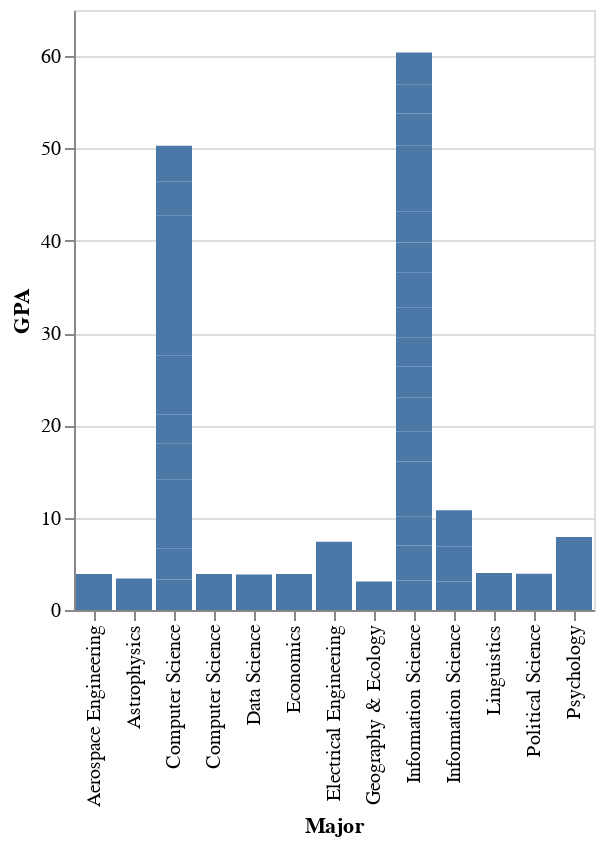

Write notebook code for a chart like this one.
### Code cell
alt.Chart(data).mark_bar().encode(x="Major",y="GPA")

### Figure 1 — Vega-Lite specification as saved in the notebook (floating-point values rounded to 4 significant figures)
{"config": {"view": {"continuousWidth": 400, "continuousHeight": 300}}, "data": {"name": "data-1c7d6a81c1d15de212d7c2874e9c0fd4"}, "mark": "bar", "encoding": {"x": {"field": "Major", "type": "nominal"}, "y": {"field": "GPA", "type": "quantitative"}}, "$schema": "https://vega.github.io/schema/vega-lite/v4.17.0.json", "datasets": {"data-1c7d6a81c1d15de212d7c2874e9c0fd4": [{"Major": "Psychology", "Year": 3, "Homestate": "CA", "GPA": 3.9, "Pets": 0, "Sleep (normal night)": 7.0, "Color": "blue", "Miles away from campus": 0.1, "Plan year after graduation": "Masters in Psychology"}, {"Major": "Information Science", "Year": 5, "Homestate": "WY", "GPA": 3.2, "Pets": 2, "Sleep (normal night)": 7.0, "Color": "indigo", "Miles away from campus": 2.1, "Plan year after graduation": "Industry"}, {"Major": "Information Science", "Year": 3, "Homestate": "CO", "GPA": 3.8, "Pets": 1, "Sleep (normal night)": 6.0, "Color": "blue", "Miles away from campus": 14.0, "Plan year after graduation": "UX design"}, {"Major": "Information Science", "Year": 3, "Homestate": "GA", "GPA": 3.1, "Pets": 1, "Sleep (normal night)": 5.0, "Color": "teal", "Miles away from campus": 1.0, "Plan year after graduation": "Data Science work in the games industry"}, {"Major": "Computer Science", "Year": 2, "Homestate": "CO", "GPA": 3.3, "Pets": 5, "Sleep (normal night)": 4.0, "Color": "green", "Miles away from campus": 0.1, "Plan year after graduation": "Accessible Technology"}, {"Major": "Computer Science", "Year": 4, "Homestate": "TX", "GPA": 3.4, "Pets": 0, "Sleep (normal night)": 9.0, "Color": "orange", "Miles away from campus": 1.0, "Plan year after graduation": "Work"}, {"Major": "Computer Science", "Year": 3, "Homestate": "AZ", "GPA": 3.8, "Pets": 1, "Sleep (normal night)": 8.0, "Color": "blue", "Miles away from campus": 1.0, "Plan year after graduation": "Work"}, {"Major": "Geography & Ecology", "Year": 4, "Homestate": "CO", "GPA": 3.1, "Pets": 1, "Sleep (normal night)": 9.0, "Color": "red", "Miles away from campus": 27.0, "Plan year after graduation": "Work"}, {"Major": "Computer Science", "Year": 4, "Homestate": "AZ", "GPA": 3.6, "Pets": 4, "Sleep (normal night)": 8.0, "Color": "black", "Miles away from campus": 2.0, "Plan year after graduation": "Work"}, {"Major": "Information Science", "Year": 4, "Homestate": "CO", "GPA": 3.0, "Pets": 0, "Sleep (normal night)": 6.0, "Color": "gold", "Miles away from campus": 1.0, "Plan year after graduation": "UX Designer"}, {"Major": "Information Science", "Year": 4, "Homestate": "CO", "GPA": 3.0, "Pets": 0, "Sleep (normal night)": 7.0, "Color": "blue", "Miles away from campus": 5.0, "Plan year after graduation": "Work as a software engineer"}, {"Major": "Computer Science", "Year": 4, "Homestate": "IL", "GPA": 3.9, "Pets": 0, "Sleep (normal night)": 7.5, "Color": "blue", "Miles away from campus": 2.0, "Plan year after graduation": "Work as a software engineer"}, {"Major": "Computer Science", "Year": 4, "Homestate": "CO", "GPA": 3.2, "Pets": 1, "Sleep (normal night)": 8.0, "Color": "brown", "Miles away from campus": 0.2, "Plan year after graduation": "Travel in Europe"}, {"Major": "Linguistics", "Year": 4, "Homestate": "VT", "GPA": 4.0, "Pets": 1, "Sleep (normal night)": 5.0, "Color": "blue", "Miles away from campus": 14.0, "Plan year after graduation": "buy a boat"}, {"Major": "Psychology", "Year": 4, "Homestate": "CO", "GPA": 4.0, "Pets": 1, "Sleep (normal night)": 9.0, "Color": "indigo", "Miles away from campus": 5.0, "Plan year after graduation": "professional research"}, {"Major": "Economics", "Year": 4, "Homestate": "KS", "GPA": 3.9, "Pets": 0, "Sleep (normal night)": 7.5, "Color": "red", "Miles away from campus": 0.5, "Plan year after graduation": "Move in with partner"}, {"Major": "Astrophysics", "Year": 4, "Homestate": "FL", "GPA": 3.4, "Pets": 1, "Sleep (normal night)": 6.0, "Color": "purple", "Miles away from campus": 2.0, "Plan year after graduation": "Industry"}, {"Major": "Aerospace Engineering", "Year": 3, "Homestate": "CO", "GPA": 3.9, "Pets": 2, "Sleep (normal night)": 7.0, "Color": "blue", "Miles away from campus": 0.5, "Plan year after graduation": "Industry"}, {"Major": "Electrical Engineering", "Year": 2, "Homestate": "NH", "GPA": 3.9, "Pets": 1, "Sleep (normal night)": 8.0, "Color": "blue", "Miles away from campus": 1.0, "Plan year after graduation": "van life"}, {"Major": "Information Science", "Year": 3, "Homestate": "CA", "GPA": 3.2, "Pets": 0, "Sleep (normal night)": 6.0, "Color": "purple", "Miles away from campus": 2.0, "Plan year after graduation": "UX Design"}, {"Major": "Information Science", "Year": 4, "Homestate": "CO", "GPA": 3.7, "Pets": 0, "Sleep (normal night)": 6.0, "Color": "pink", "Miles away from campus": 17.0, "Plan year after graduation": "industry"}, {"Major": "Information Science", "Year": 3, "Homestate": "CO", "GPA": 3.4, "Pets": 3, "Sleep (normal night)": 6.0, "Color": "blue", "Miles away from campus": 2.0, "Plan year after graduation": "Real Estate Apraiser"}, {"Major": "Data Science", "Year": 1, "Homestate": "PA", "GPA": 3.85, "Pets": 0, "Sleep (normal night)": 6.0, "Color": "mint green", "Miles away from campus": 0.5, "Plan year after graduation": "Research"}, {"Major": "Information Science", "Year": 4, "Homestate": "CO", "GPA": 3.1, "Pets": 1, "Sleep (normal night)": 8.0, "Color": "green", "Miles away from campus": 5.0, "Plan year after graduation": "Tech"}, {"Major": "Information Science", "Year": 4, "Homestate": "CO", "GPA": 3.3, "Pets": 7, "Sleep (normal night)": 7.0, "Color": "purple", "Miles away from campus": 0.2, "Plan year after graduation": "Industry"}, {"Major": "Computer Science", "Year": 4, "Homestate": "CO", "GPA": 3.6, "Pets": 3, "Sleep (normal night)": 6.0, "Color": null, "Miles away from campus": null, "Plan year after graduation": null}, {"Major": "Political Science", "Year": 3, "Homestate": "KY ", "GPA": 3.93, "Pets": 2, "Sleep (normal night)": 9.0, "Color": "blue", "Miles away from campus": 0.5, "Plan year after graduation": "Live in a van"}, {"Major": "Information Science ", "Year": 4, "Homestate": "IL", "GPA": 3.1, "Pets": 4, "Sleep (normal night)": 7.0, "Color": "green", "Miles away from campus": 0.2, "Plan year after graduation": "UX Designer"}, {"Major": "Information Science ", "Year": 4, "Homestate": "CO", "GPA": 3.8, "Pets": 1, "Sleep (normal night)": 8.0, "Color": "red", "Miles away from campus": 0.3, "Plan year after graduation": "Travel"}, {"Major": "Computer Science", "Year": 3, "Homestate": "CO", "GPA": 2.8, "Pets": 0, "Sleep (normal night)": 6.0, "Color": "black", "Miles away from campus": 0.2, "Plan year after graduation": "Travel"}, {"Major": "Computer Science", "Year": 2, "Homestate": "OR", "GPA": 3.6, "Pets": 0, "Sleep (normal night)": 7.0, "Color": "pink", "Miles away from campus": 19.0, "Plan year after graduation": "Academia"}, {"Major": "Information Science", "Year": 3, "Homestate": "IL", "GPA": 3.8, "Pets": 1, "Sleep (normal night)": 8.0, "Color": "pink", "Miles away from campus": 1.0, "Plan year after graduation": "Work"}, {"Major": "Information Science", "Year": 4, "Homestate": "CO", "GPA": 3.2, "Pets": 1, "Sleep (normal night)": 8.0, "Color": "blue", "Miles away from campus": 0.5, "Plan year after graduation": "Work/Travel"}, {"Major": "Information Science ", "Year": 4, "Homestate": "NM", "GPA": 3.9, "Pets": 0, "Sleep (normal night)": 7.5, "Color": "red", "Miles away from campus": 1.0, "Plan year after graduation": "Governement Spy"}, {"Major": "Computer Science ", "Year": 1, "Homestate": "CO", "GPA": 3.9, "Pets": 0, "Sleep (normal night)": 7.0, "Color": "purple", "Miles away from campus": 20.0, "Plan year after graduation": "Unknown"}, {"Major": "Computer Science", "Year": 2, "Homestate": "WA", "GPA": 3.9, "Pets": 1, "Sleep (normal night)": 8.0, "Color": "black", "Miles away from campus": 0.5, "Plan year after graduation": "Software Development Engineering"}, {"Major": "Information Science", "Year": 3, "Homestate": "CO", "GPA": 3.4, "Pets": 1, "Sleep (normal night)": 8.0, "Color": "orange", "Miles away from campus": 3.0, "Plan year after graduation": "Corporate Drone"}, {"Major": "Computer Science", "Year": 3, "Homestate": "CO", "GPA": 3.9, "Pets": 0, "Sleep (normal night)": 9.0, "Color": "green", "Miles away from campus": 0.3, "Plan year after graduation": "Consulting"}, {"Major": "Electrical Engineering", "Year": 2, "Homestate": "CO", "GPA": 3.5, "Pets": 2, "Sleep (normal night)": 8.0, "Color": "green", "Miles away from campus": 2.0, "Plan year after graduation": "Work"}, {"Major": "Information Science", "Year": 3, "Homestate": "IL", "GPA": 3.6, "Pets": 0, "Sleep (normal night)": 6.0, "Color": "orange", "Miles away from campus": 1.0, "Plan year after graduation": "Work"}, {"Major": "Information Science", "Year": 4, "Homestate": "CO", "GPA": 3.5, "Pets": 0, "Sleep (normal night)": 7.0, "Color": "black", "Miles away from campus": 0.2, "Plan year after graduation": "Master in Applied Analytics"}, {"Major": "Information Science", "Year": 4, "Homestate": "CA", "GPA": 3.5, "Pets": 1, "Sleep (normal night)": 7.0, "Color": "blue", "Miles away from campus": 0.5, "Plan year after graduation": "Unknown"}, {"Major": "Information Science", "Year": 3, "Homestate": "CO", "GPA": 3.1, "Pets": 0, "Sleep (normal night)": 7.0, "Color": "blue", "Miles away from campus": 0.5, "Plan year after graduation": "UX Design "}, {"Major": "Information Science", "Year": 4, "Homestate": "CA", "GPA": 3.5, "Pets": 1, "Sleep (normal night)": 6.0, "Color": "green", "Miles away from campus": 1.5, "Plan year after graduation": "Entrepreneur "}, {"Major": "Computer Science", "Year": 3, "Homestate": "MN", "GPA": 3.7, "Pets": 1, "Sleep (normal night)": 5.5, "Color": "pink", "Miles away from campus": 20.0, "Plan year after graduation": "Grad School and/or Work"}, {"Major": "Computer Science", "Year": 4, "Homestate": "CO", "GPA": 3.7, "Pets": 1, "Sleep (normal night)": 7.0, "Color": "blue", "Miles away from campus": 0.1, "Plan year after graduation": "Tech"}, {"Major": "Computer Science", "Year": 4, "Homestate": "CO", "GPA": 3.9, "Pets": 0, "Sleep (normal night)": 5.5, "Color": "black", "Miles away from campus": 1.1, "Plan year after graduation": "Work"}]}}
